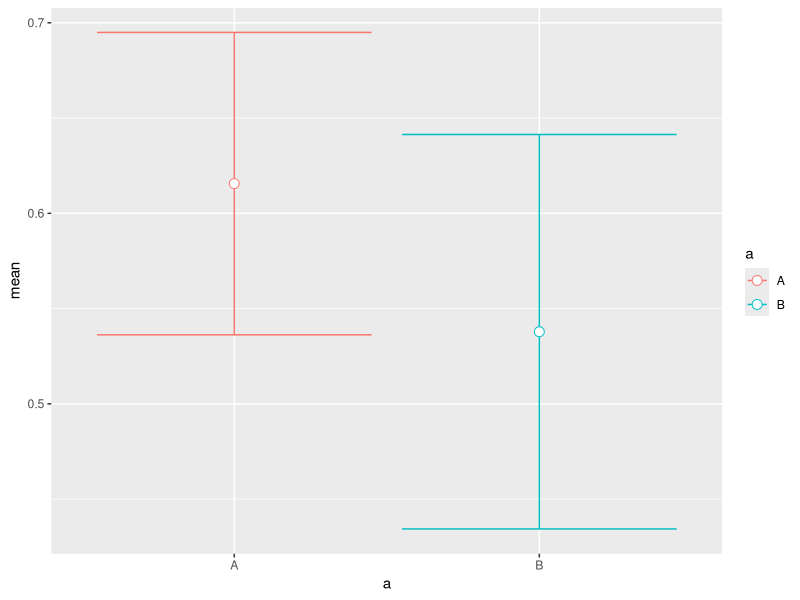
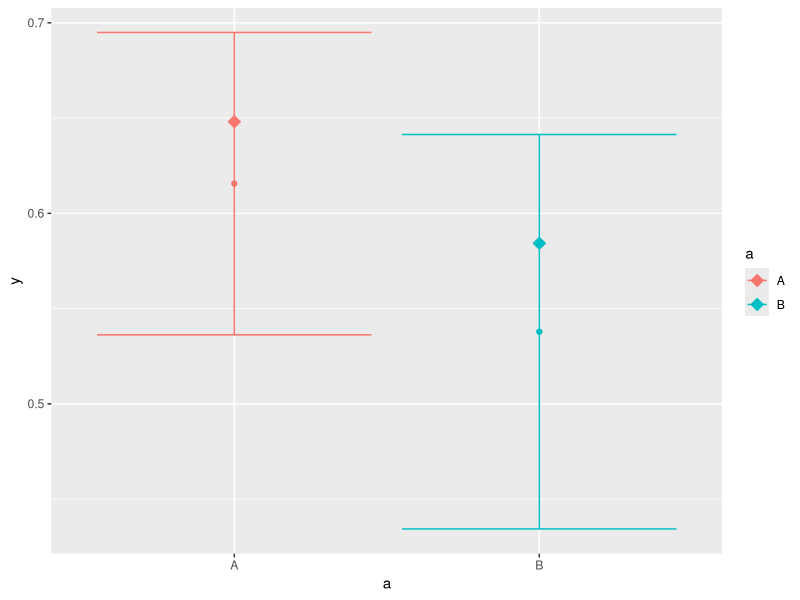

Write the R code that produced these figures, in order.
## ---- chunk 1
knitr::opts_chunk$set(echo = TRUE, warning = FALSE, message = FALSE,
                      fig.height = 8, fig.width = 12)
## ---- chunk 2
library(tidyverse)
set.seed(123)
data <- tibble(x = runif(20),y=runif(20),a=rep(c("A","B"),each=10))

desc_table <- data %>%
  group_by(a) %>%
  summarise(
    n = n(),
    mean = mean(y),
    sd = sd(y),
    se = sd/sqrt(n)
  )

#Note that the se is used to compare means (variation about mean taking into account sample size, so if you have a huuuuuge sample the confidence in the mean shrinks).
#Also note that se standard deviation is the sqrt of variance which is is the squared sum of diff between points and the mean over n-1 (bessels correction). n subracts one because we know the sample mean and thus can calculate the "last" n.

#There are MANY ways to show the measures of center and variation. This is one way using SUMMARIZE FIRST.
desc_table %>%
  ggplot(aes(x = a,color=a)) +
  geom_errorbar(aes(ymin=mean-se,ymax=mean+se)) +
  geom_point(aes(y=mean),size=3, shape=21, fill="white")

#This is one way using SUMMARIZE IN GGPLOT2.
#TIP: use CMD + click on function to get the details..eg. for mean_se
data %>%
  ggplot(aes(x = a,color=a,fill=a,y=y)) +
  # geom_violin() +
  stat_summary(fun.y = median, geom = "point",shape=23,size=3) +
  stat_summary(fun.y = mean, geom = "point") +
  stat_summary(fun.data = mean_se, geom = "errorbar")

#NOTE: comparing using means and errorbars requires NORMAL DISTRIBUTION.

